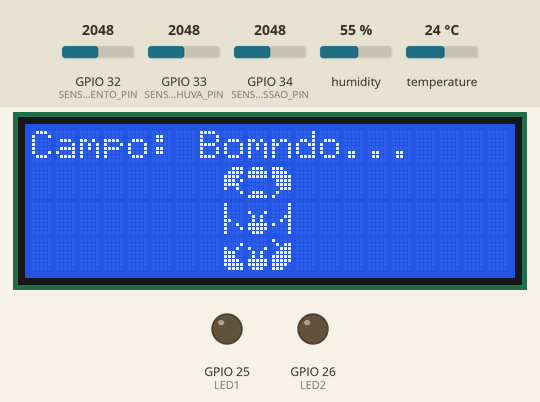
Recording of a sketch running on a simulated ESP32. On the bench: 20×4 character LCD, output pins drawn as LEDs (lit = HIGH). Inputs (shaded band) come from the test bench; at power-on: GPIO 33 (SENSOR_CHUVA_PIN) = 2048, humidity 55 %, GPIO 32 (SENSOR_VENTO_PIN) = 2048, GPIO 34 (SENSOR_PRESSAO_PIN) = 2048, temperature 24 °C. What the sketch prints to the serial monitor is not drawn.

Above: at 2.8 s.
2.9 s: GPIO 33 (SENSOR_CHUVA_PIN) set to 522
10.5 s: GPIO 33 (SENSOR_CHUVA_PIN) set to 466
At 13.1 s:
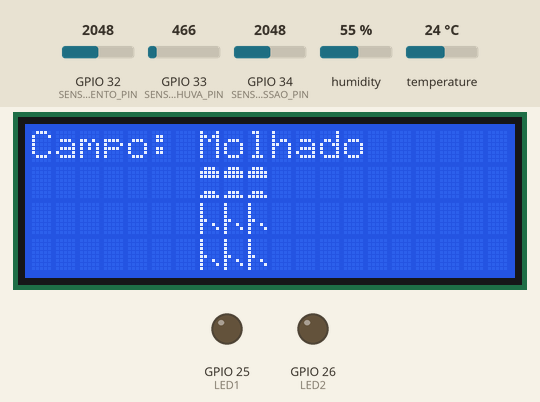
19.5 s: GPIO 33 (SENSOR_CHUVA_PIN) set to 540
At 22.4 s:
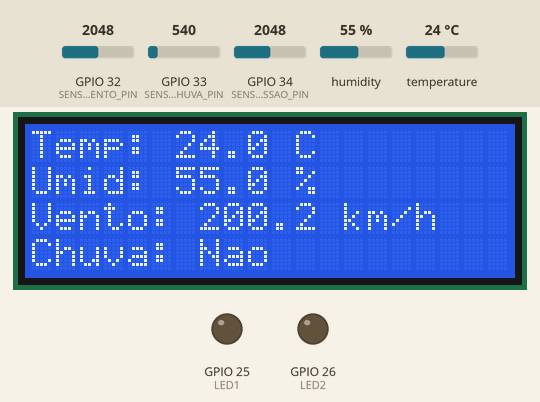
22.5 s: humidity set to 22 %
At 28.5 s:
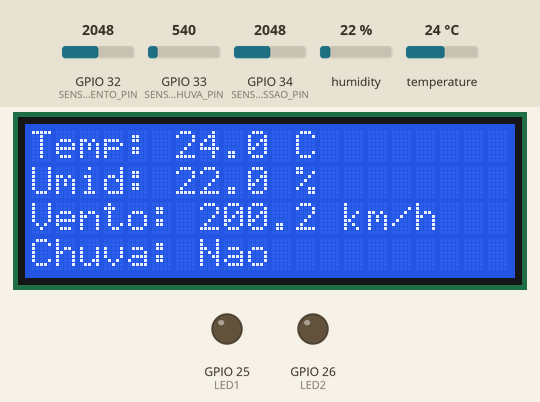
31.5 s: GPIO 33 (SENSOR_CHUVA_PIN) set to 460
At 34.4 s:
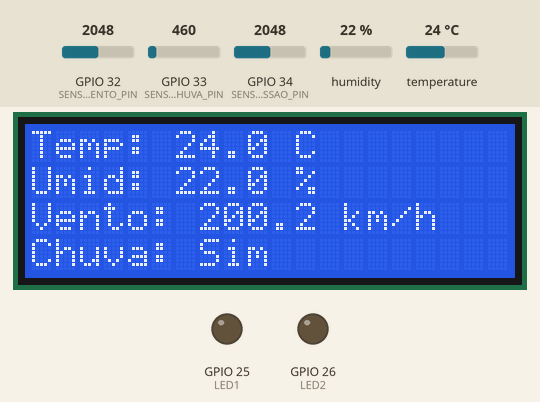
34.5 s: GPIO 32 (SENSOR_VENTO_PIN) set to 2866
Timing chart, 0 to 37.5 s (numbered marks = the images above; inputs shaded):
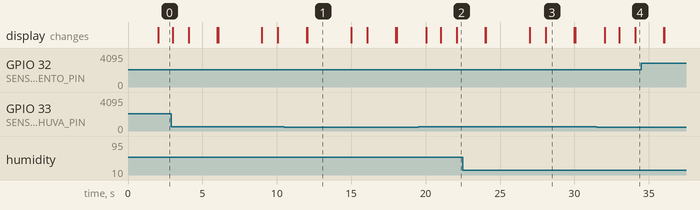

The sketch:

sensor-campo-futebol.ino
```cpp
#include <Wire.h>
#include <LiquidCrystal_I2C.h>
#include <DHT.h>

#define DHTPIN 4       // Pino digital do sensor DHT22
#define DHTTYPE DHT22  // Tipo de sensor: DHT22

DHT dht(DHTPIN, DHTTYPE);

// LCD I2C 20x4
// Agora SDA=21 e SCL=22 (padrão ESP32)
LiquidCrystal_I2C lcd(0x27, 20, 4);

// Sensores analógicos / digitais
const int SENSOR_CHUVA_PIN = 33;
const int SENSOR_VENTO_PIN = 32;
const int SENSOR_PRESSAO_PIN = 34;
const int LED1 = 25;
const int LED2 = 26;

// Intervalos
const unsigned long INTERVALO_LEITURA = 2000;
const unsigned long TEMPO_TELA = 3000;

unsigned long tempoUltimaLeitura = 0;
unsigned long tempoUltimaTrocaTela = 0;
bool mostrarAlertas = true;

// --- Caracteres customizados ---
byte corner_tl[8] = { B00111, B01111, B11110, B11101, B11110, B10010, B00001, B00000 };
byte top_mid[8]   = { B01110, B11111, B11111, B00000, B00000, B00000, B01110, B11111 };
byte corner_tr[8] = { B11100, B11110, B11111, B01111, B01111, B00111, B01000, B10000 };
byte mid_side_l[8]= { B10000, B10000, B10000, B10000, B11000, B10010, B10001, B10000 };
byte mid_side_r[8]= { B00001, B00001, B00001, B00011, B00101, B10001, B00001, B00001 };
byte corner_bl[8] = { B00000, B00001, B10010, B11100, B11100, B11110, B11111, B01111 };
byte bottom_mid[8]= { B00000, B00000, B10001, B01010, B01010, B11111, B11111, B01110 };
byte corner_br[8] = { B10000, B01011, B00111, B01111, B11111, B11111, B11110, B11100 };

void setup() {
  Serial.begin(9600);

  // Inicializa LCD nos pinos padrão (SDA=21, SCL=22)
  lcd.init();
  lcd.backlight();

  // Cria os caracteres customizados
  lcd.createChar(0, corner_tl);
  lcd.createChar(1, top_mid);
  lcd.createChar(2, corner_tr);
  lcd.createChar(3, mid_side_l);
  lcd.createChar(4, mid_side_r);
  lcd.createChar(5, corner_bl);
  lcd.createChar(6, bottom_mid);
  lcd.createChar(7, corner_br);

  lcd.setCursor(0,0);
  lcd.print("Inicializando...");
  delay(1500);

  // Configura sensores e LEDs
  pinMode(SENSOR_CHUVA_PIN, INPUT);
  pinMode(SENSOR_VENTO_PIN, INPUT);
  pinMode(SENSOR_PRESSAO_PIN, INPUT);
  pinMode(LED1, OUTPUT);
  pinMode(LED2, OUTPUT);

  dht.begin();
}

void loop() {
  unsigned long tempoAtual = millis();

  // Alterna tela
  if (tempoAtual - tempoUltimaTrocaTela >= TEMPO_TELA) {
    mostrarAlertas = !mostrarAlertas;
    tempoUltimaTrocaTela = tempoAtual;
    lcd.clear();
  }

  if (tempoAtual - tempoUltimaLeitura >= INTERVALO_LEITURA) {
    tempoUltimaLeitura = tempoAtual;

    // Leitura sensores
    int chuvaValor = analogRead(SENSOR_CHUVA_PIN);
    bool estaChovendo = (chuvaValor < 500);

    int ventoValor = analogRead(SENSOR_VENTO_PIN);
    float velocidadeVento = ventoValor * 100.0 / 1023.0;

    int pressaoValor = analogRead(SENSOR_PRESSAO_PIN);

    float temperatura = dht.readTemperature();
    float umidade = dht.readHumidity();

    // Condição do campo
    String condicaoCampo = estaChovendo ? "Molhado" : "Bom";

    // Debug serial
    Serial.println("-----");
    Serial.print("Temp: "); Serial.println(temperatura);
    Serial.print("Umid: "); Serial.println(umidade);
    Serial.print("Vento: "); Serial.println(velocidadeVento);
    Serial.print("Chuva: "); Serial.println(estaChovendo ? "Sim" : "Nao");
    Serial.print("Condicao do campo: "); Serial.println(condicaoCampo);

    // --- LCD ---
    if (mostrarAlertas) {
      lcd.setCursor(0,0);
      lcd.print("Campo: ");
      lcd.print(condicaoCampo);

      if (condicaoCampo == "Bom") {
        // Aparece uma bola de futebol
        lcd.setCursor(8,1);
        lcd.write(byte(0)); lcd.write(byte(1)); lcd.write(byte(2));

        lcd.setCursor(8,2);
        lcd.write(byte(3)); lcd.write(byte(6)); lcd.write(byte(4));

        lcd.setCursor(8,3);
        lcd.write(byte(5)); lcd.write(byte(6)); lcd.write(byte(7));
      } else {
        // Aparece uma bola de futebol
        lcd.setCursor(7,1);
        lcd.write(byte(1)); lcd.write(byte(1)); lcd.write(byte(1));
        lcd.setCursor(7,2);
        lcd.write(byte(3)); lcd.write(byte(3)); lcd.write(byte(3));
        lcd.setCursor(7,3);
        lcd.write(byte(3)); lcd.write(byte(3)); lcd.write(byte(3));
      }

    } else {
      lcd.setCursor(0,0);
      lcd.print("Temp: "); lcd.print(temperatura,1); lcd.print(" C");
      lcd.setCursor(0,1);
      lcd.print("Umid: "); lcd.print(umidade,1); lcd.print(" %");
      lcd.setCursor(0,2);
      lcd.print("Vento: "); lcd.print(velocidadeVento,1); lcd.print(" km/h");
      lcd.setCursor(0,3);
      lcd.print("Chuva: "); lcd.print(estaChovendo ? "Sim" : "Nao");
    }
  }
}
```

Measured:
- the behaviour switches between 500 and 499 on GPIO 33 (SENSOR_CHUVA_PIN) (found by bisection; images 0 and 1)
- after the input at 10.5 s, the display: first differs from a run without the input after 1.6 s (image 1)
- after the input at 19.5 s, the display: first changes after 0.55 s (image 2 shows a later state)
- after the input at 31.5 s, the display: first changes after 0.55 s (image 4 shows a later state)
- what the display in image 1 shows lasts 2.9 s, from 12.1 s to 15.0 s
- what the display in image 3 shows lasts 1.9 s, from 28.1 s to 30.0 s
